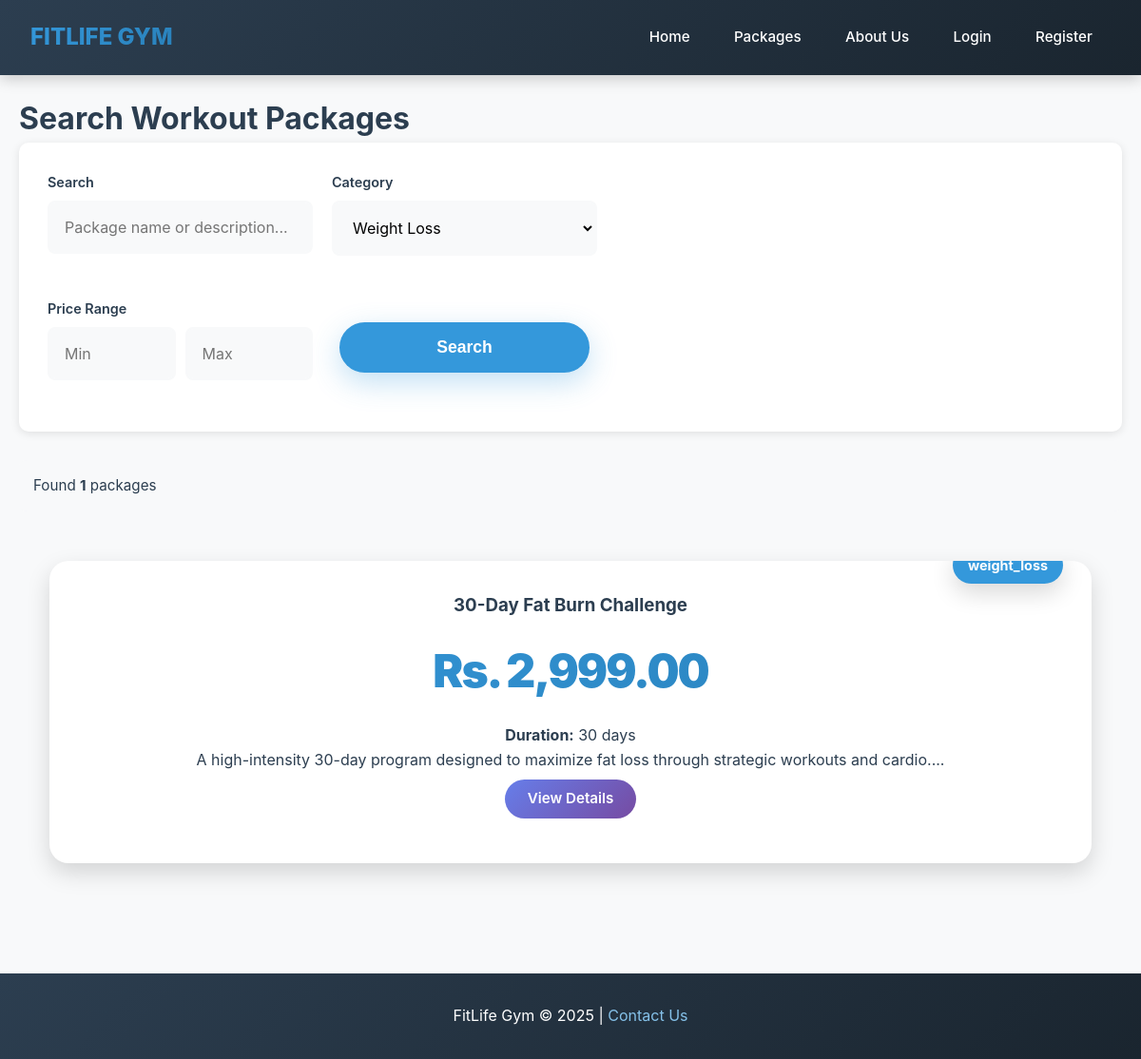
/public/search.php?category=weight_loss, run on the app's committed database.
### tables this page shows
CREATE TABLE `packages` (
  `id` int(11) NOT NULL,
  `name` varchar(255) NOT NULL,
  `description` text DEFAULT NULL,
  `short_description` varchar(1000) DEFAULT NULL,
  `price` decimal(10,2) NOT NULL,
  `duration` varchar(100) DEFAULT NULL,
  `category` varchar(50) DEFAULT NULL,
  `image` varchar(255) DEFAULT NULL,
  `created_by` int(11) NOT NULL,
  `created_at` timestamp NOT NULL DEFAULT current_timestamp()
);

### public/search.php (the view, shortened to what this page needs)
<?php
require_once '../includes/database.php';
$search = isset($_GET['q']) ? trim($_GET['q']) : '';
$category = isset($_GET['category']) ? $_GET['category'] : '';
$min_price = isset($_GET['min_price']) ? (float)$_GET['min_price'] : 0;
$max_price = isset($_GET['max_price']) ? (float)$_GET['max_price'] : 999999;
$packages = [];
$categories = ['weight_loss', 'strength', 'muscle_building', 'yoga', 'cardio', 'beginner', 'advanced'];
if (!empty($search) || !empty($category) || $min_price > 0 || $max_price < 999999) {
    $sql = "SELECT * FROM packages WHERE 1=1";
    $params = [];
    if (!empty($category)) {
        $sql .= " AND category = ?";
        $params[] = $category;
    }
    $sql .= " ORDER BY created_at DESC";
    $stmt = $pdo->prepare($sql);
    $stmt->execute($params);
    $packages = $stmt->fetchAll();
}
?>
<!DOCTYPE html>
<html>
<head>
    <link rel="stylesheet" href="../css/style.css">
</head>
<body>
    <?php
    include '../includes/navigation.php';
    ?>
    <div class="search-container">
        <h1>Search Workout Packages</h1>
        <div class="search-form">
            <form method="GET" action="">
                <div class="search-grid">
                    <div class="form-group">
                        <label>Search</label>
                        <input type="text" name="q" value="<?php echo htmlspecialchars($search); ?>"
                               placeholder="Package name or description...">
                    </div>
                    <div class="form-group">
                        <label>Category</label>
                        <select name="category">
                            <?php foreach ($categories as $cat): ?>
                                <option value="<?php echo $cat; ?>" <?php echo $category == $cat ? 'selected' : ''; ?>>
                                    <?php echo ucwords(str_replace('_', ' ', $cat)); ?>
                                </option>
                            <?php endforeach; ?>
                        </select>
                    </div>
                    <div class="form-group">
                        <label>Price Range</label>
                        <div class="price-range">
                            <input type="number" name="min_price" value="<?php echo $min_price > 0 ? $min_price : ''; ?>"
                                   placeholder="Min" step="100">
                            <input type="number" name="max_price" value="<?php echo $max_price < 999999 ? $max_price : ''; ?>"
                                   placeholder="Max" step="100">
                        </div>
                    </div>
                    <div class="form-group" style="display: flex; align-items: flex-end;">
                        <button type="submit" class="btn-primary" style="width: 100%;">Search</button>
                    </div>
                </div>
            </form>
        </div>
        <?php if (!empty($search) || !empty($category) || $min_price > 0 || $max_price < 999999): ?>
            <div class="search-stats">
                Found <strong><?php echo count($packages); ?></strong> packages
            </div>
            <div class="packages-grid">
                <?php if (empty($packages)): ?>
                    <p>No packages found matching your criteria.</p>
                <?php else: ?>
                    <?php foreach ($packages as $package): ?>
                        <div class="package-card">
                            <div class="level-badge"><?php echo htmlspecialchars($package['category'] ?? 'General'); ?></div>
                            <h3><?php echo htmlspecialchars($package['name']); ?></h3>
                            <p class="price">Rs. <?php echo number_format($package['price'], 2); ?></p>
                            <p><strong>Duration:</strong> <?php echo htmlspecialchars($package['duration']); ?></p>
                            <p><?php echo htmlspecialchars(substr($package['short_description'] ?? '', 0, 100)); ?>...</p>
                            <a href="package-details.php?id=<?php echo $package['id']; ?>" class="btn-details">View Details</a>
                        </div>
                    <?php endforeach; ?>
                <?php endif; ?>
            </div>
        <?php endif; ?>
    </div>
    <footer>
        <p>FitLife Gym &copy; 2025 | <a href="about.php#contact">Contact Us</a></p>
    </footer>
</body>
</html>

### data on the page
packages: category "weight_loss", name "30-Day Fat Burn Challenge", price "2,999.00", duration "30 days", short_description "A high-intensity 30-day program designed to maximize fat loss through strategic workouts and cardio."

### other printed values
count($packages) "1"
form field category "Weight Loss"
